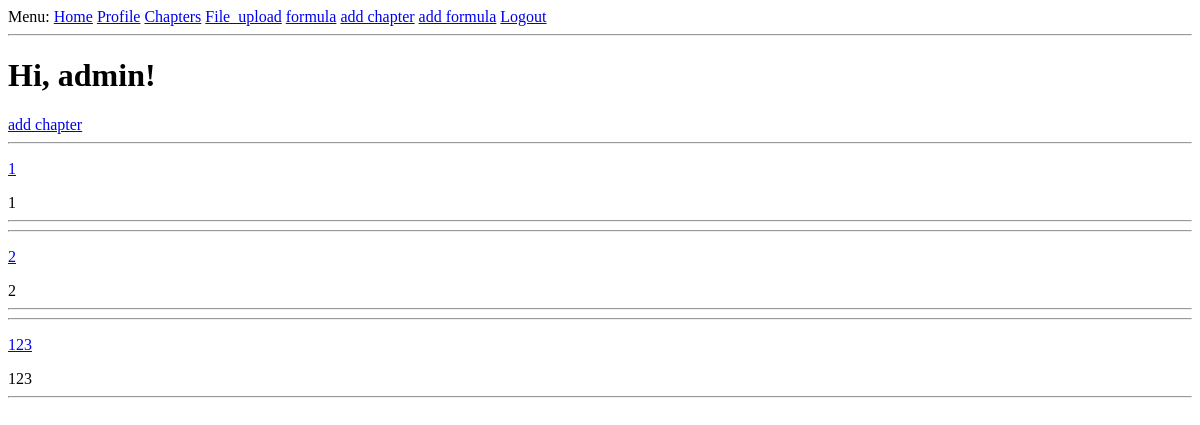
The app's page /chapters (signed in), older data.
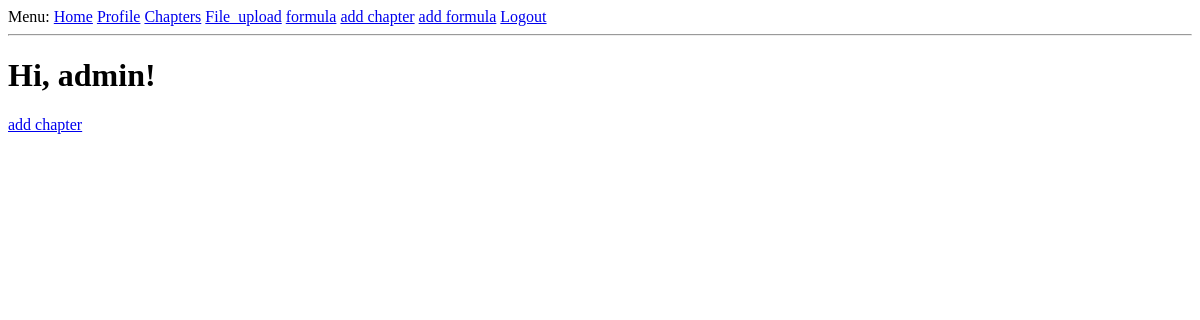
The same page, newer data.
### app/models.py (models this page shows, shortened)
class User(UserMixin, db.Model):
    id = db.Column(db.Integer, primary_key=True)
    level = db.Column(db.Integer, default=0)
    username = db.Column(db.String(64), index=True, unique=True)
    email = db.Column(db.String(120), index=True, unique=True)
    password_hash = db.Column(db.String(128))
    posts = db.relationship('Post', backref='author', lazy='dynamic')
    chapter = db.relationship('Chapter', backref=db.backref("author"))
    formula = db.relationship('Formula', backref=db.backref("author"))
    about_me = db.Column(db.String(140))
    last_seen = db.Column(db.DateTime, default=datetime.utcnow)

class Chapter(db.Model):
    id = db.Column(db.Integer, primary_key=True)
    name = db.Column(db.String(150))
    short_description = db.Column(db.String(255))
    description = db.Column(db.Text)
    created = db.Column(db.DateTime)
    user_id = db.Column(db.Integer, db.ForeignKey('user.id'))
    files = db.relationship("File", secondary=chapter_files, backref=db.backref("chapters", lazy='dynamic'))
    formulas = db.relationship("Formula", secondary=chapter_formulas, backref=db.backref("chapters", lazy='dynamic'))

### app/routes.py (the view)
@app.route('/chapters')
def chapters():
    user = current_user
    chapters = Chapter.query.filter_by().all()
    return render_template('chapters.html', user=user, chapters=chapters)

### app/models.py (called while the page is built)
@login.user_loader
def load_user(id):
    return User.query.get(int(id))

### app/routes.py (called while the page is built)
@app.before_request
def before_request():
    if current_user.is_authenticated:
        current_user.last_seen = datetime.utcnow()
        db.session.commit()

### app/templates/chapters.html
{% extends "base.html" %}
{% block content %}
    <h1>Hi, {{ user.username }}!</h1>
    {% if user.level >= 0 %}
        <a href="{{ url_for('add_chapter') }}">add chapter</a>
    {% endif %}
    {% if chapters is defined %}
        {% for chapter in chapters %}
            <div>
             <hr>
            <p>
            <a href="/chapter/{{ chapter.id }}">{{ chapter.name }}</a>
            </p>
            {{ chapter.short_description }}
             <hr>
            </div>
        {% endfor %}
    {% endif %}
{% endblock %}

### app/templates/base.html (shortened to what this page needs)
<html>
    <head>
    </head>
    <body>
        <div>
            Menu:
              <a href="{{ url_for('index') }}">Home</a>
              {% if current_user.is_anonymous %}
                <a href="{{ url_for('login') }}">Login</a>
              {% else %}
                 <a href="{{ url_for('user', username=current_user.username) }}">Profile</a>
                 <a href="{{ url_for('chapters')  }}">Chapters</a>
                 <a href="{{ url_for('upload_file')  }}">File_upload</a>
                 <a href="{{ url_for('formula') }}">formula</a>
                {% if current_user.level >= 5 %}
                  <a href="{{ url_for('add_chapter') }}">add chapter</a>
                  <a href="{{ url_for('formula_edit') }}">add formula</a>
                {% endif %}
                <a href="{{ url_for('logout') }}">Logout</a>
              {% endif %}
        </div>
        <hr>
        {% block content %}{% endblock %}
    </body>
</html>

Row changes from the older to the newer data that the page shows:
removed Chapter: name "1", short_description "1"
removed Chapter: name "2", short_description "2"
removed Chapter: name "123", short_description "123"
